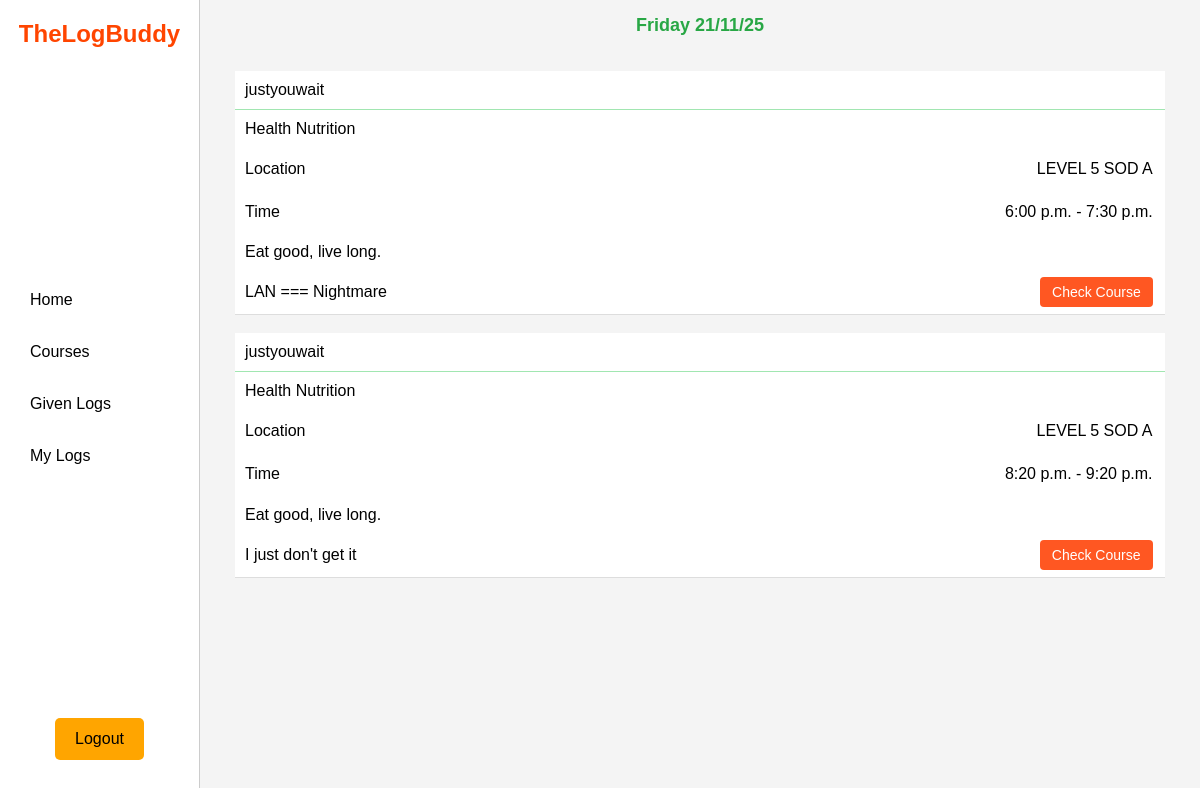
/mylogs.php (signed in), run on the app's committed database.
### tables this page shows
CREATE TABLE `helpee` (
  `helpeeid` int(11) NOT NULL,
  `helpeefromuser` int(11) NOT NULL,
  `helpeetouser` int(11) NOT NULL,
  `helpeecourseid` int(11) NOT NULL,
  `helpeehelpid` int(11) NOT NULL,
  `locationn` varchar(250) NOT NULL,
  `timee` varchar(250) NOT NULL,
  `datee` varchar(250) NOT NULL,
  `statuss` int(11) NOT NULL
);

CREATE TABLE `users` (
  `userid` int(11) NOT NULL,
  `username` varchar(250) DEFAULT NULL,
  `password` varchar(250) DEFAULT NULL,
  `names` varchar(250) DEFAULT NULL,
  `usertype` varchar(250) DEFAULT NULL
);

CREATE TABLE `courses` (
  `courseid` int(11) NOT NULL,
  `coursename` varchar(250) DEFAULT NULL,
  `Descri` text NOT NULL
);

CREATE TABLE `help` (
  `helpid` int(11) NOT NULL,
  `helpcourseid` int(11) NOT NULL,
  `helpfromuser` int(11) NOT NULL,
  `HelpDecri` text NOT NULL
);

### mylogs.php (the view, shortened to what this page needs)
<?php
include("nav.php");
$connection=mysqli_connect("localhost","root","","thelogbuddy");
?>
<!DOCTYPE html>
<html lang="en">
<head>
</head>
<body>
<div class="body">
<?php
if (!isset($_SESSION['userid'])) {
echo"<h2 class='warning'>Please login to access this page!!</h2>";
}else {
$userid = $_SESSION['userid'];
?>
    <h2><span><?php echo date('l  d/m/y')?></span></h2>
<div class='tables'>
    <div class='table'>
        <?php
$select="SELECT * FROM helpee WHERE helpeefromuser = $userid and helpeetouser <> $userid ORDER BY helpeeid ASC";
$result=mysqli_query($connection,$select);
if (mysqli_num_rows($result)>0) {
    foreach ($result as $data) {
    $fromuser= $data['helpeetouser'];
    $selectUsername=mysqli_fetch_assoc(mysqli_query($connection,"SELECT username from users WHERE userid = $fromuser"));
    $fnUsername=$selectUsername['username'];
    $courseId= $data['helpeecourseid'];
    $selectCoursename=mysqli_fetch_assoc(mysqli_query($connection,"SELECT * from courses WHERE courseid = $courseId"));
    $fnCoursename=$selectCoursename['coursename'];
    $fnDescri=$selectCoursename['Descri'];
    $helpId= $data['helpeehelpid'];
    $selectHelpdata=mysqli_fetch_assoc(mysqli_query($connection,"SELECT * from help WHERE helpid = $helpId"));
    $fnHelpDescri=$selectHelpdata['HelpDecri'];
    echo "
    <table cellspacing=0>
    <tr><td colspan=3 class='up'>".$fnUsername."</td><td class='up'><span><div class='addiv2'>".$data['datee']."</div></span></td></tr>
    <tr><td colspan=4>".$fnCoursename."</td></tr>
    <tr><td colspan=3>Location</td><td><div class='addiv2'>".$data['locationn']."</div></td></tr>
    <tr><td colspan=3>Time</td><td><div class='addiv2'>".$data['timee']."</div></td></tr>
    <tr><td colspan=4>".$fnDescri."</td></tr>
    <tr><td colspan=3>".$fnHelpDescri."</td><td><div class='addiv2'><a href='courses.php?id=".$data['helpeecourseid']."&helpeeid=".$data['helpeecourseid']."' class='delete'>Check Course</a></div></td></tr>
    </table>
    <br>
    ";
}
}
?>
        </div>
</div>
</div>
<?php
}
?>
</body>
</html>

### nav.php (shortened to what this page needs)
<!DOCTYPE html>
<html lang="en">
<head>
</head>
<body>
<nav>
<h2>TheLogBuddy</h2>
<div class="links">
    <a href="Index.php">Home</a>
    <a href="courses.php">Courses</a>
    <a href="helpee.php">Given Logs</a>
    <a href="mylogs.php">My Logs</a>
</div>
<a href="logout.php" class="logout">Logout</a>
</nav>
</body>
</html>

### nav.php (style rules this page uses)
* { margin: 0; padding: 0; box-sizing: border-box; }
body { display: flex; font-family: Arial, sans-serif; min-height: 100vh; }
nav { background-color: #fff; width: 200px; height: 100vh; display: flex; flex-direction: column; justify-content: space-between; position: fixed; border-right: 1px solid #ccc; padding-top: 20px; align-items: center; }
.body, .content { margin-left: 200px; }
nav .links { width: 100%; display: flex; flex-direction: column; text-align: left; }
nav .links a { text-decoration: none; color: black; padding: 12px 20px; margin: 5px 10px; border-radius: 5px; font-size: 16px; transition: 0.2s; }
nav h2 { color: orangered; }
.logout { text-decoration: none; color: black; padding: 12px 20px; margin: 10px; margin-bottom: 40px; background-color: orange; border-radius: 5px; font-size: 16px; transition: 0.2s; }

### mylogs.php (style rules this page uses)
* { margin: 0; padding: 0; box-sizing: border-box; }
body { font-family: Arial, sans-serif; display: flex; background: #f4f4f4; }
.body { width: 100%; display: flex; flex-direction: column; align-items: center; }
.body h2 { margin: 15px 0 5px; font-size: 18px; }
.tables { width: 95%; min-height: 300px; max-height: 600px; display: flex; justify-content: center; margin: 20px 0; }
.table { width: 100%; overflow-y: auto; border-radius: 5px; padding: 10px; }
table { width: 100%; border-collapse: collapse; text-align: left; border-bottom: 1px solid #ddd; font-weight: 10px; }
td { padding: 10px; background: white; }
tr:nth-child(odd) { background-color: #f0f0f0; }
.add, .delete, .update { padding: 7px 12px; border-radius: 4px; text-decoration: none; font-size: 14px; color: white; }
.delete { background: #ff5722; }
span { color: #28a745; }
.addiv2 { width: 100%; text-align: right; padding: 0.5%; }
.up { border-bottom: 1px solid #a1e6b1ff; }
.delete { background: #ff5722; padding: 7px 12px; border-radius: 4px; text-decoration: none; font-size: 14px; color: white; }

### data on the page
helpee: helpeetouser.username "justyouwait", helpeecourseid.coursename "Health Nutrition", locationn "LEVEL 5 SOD A", timee "6:00 p.m. - 7:30 p.m.", helpeecourseid.Descri "Eat good, live long.", helpeehelpid.HelpDecri "LAN === Nightmare"
helpee: helpeetouser.username "justyouwait", helpeecourseid.coursename "Health Nutrition", locationn "LEVEL 5 SOD A", timee "8:20 p.m. - 9:20 p.m.", helpeecourseid.Descri "Eat good, live long.", helpeehelpid.HelpDecri "I just don't get it"
